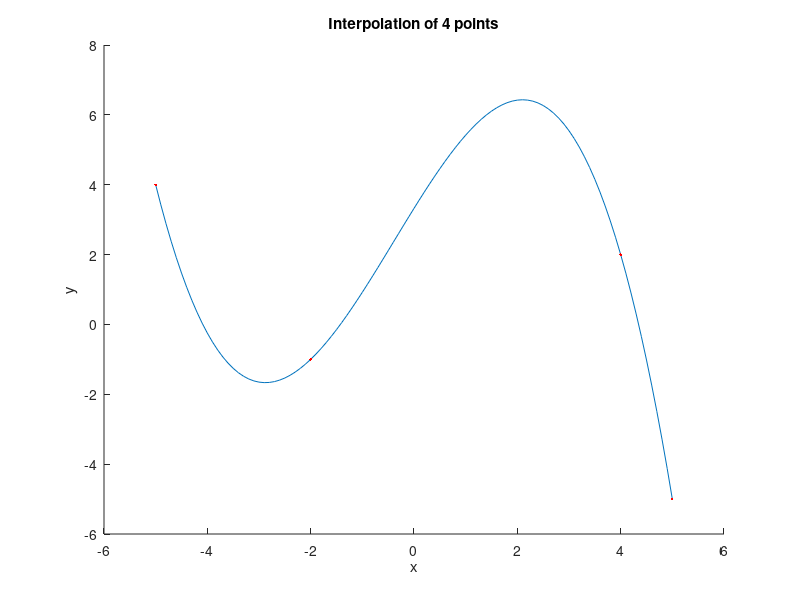

Here is the MATLAB script that generated this plot:
% PreLab 5
% Aero 300
% Liam Hood

%Inputs
x0 = [ -5 -2 4 5 ] ; %x input data
y0 = [ 4 -1 2 -5 ] ; %y input data
interval =  -5 : .1 : 5  ; %interval of evaluation
n = 3 ; %degree of polynomial to be evaluated

%Find best fit polynomial
pc = polyfit( x0 , y0 , n )  ; %Find coeffecients
p = @(x) pc(1)*(x.^3) + pc(2)*(x.^2) + pc(3)*x + pc(4) ; %Creating polynomial function

%Plotting
hold on
plot( interval , p(interval) ) %Plots interpolation function
plot( x0 , y0 , 'r.' ) %Plots original data points as red dots
title( 'Interpolation of 4 points' ) %Titles plot
xlabel( 'x' ) %labels x axis
ylabel( 'y' ) %labels y axis


disp( 'Polyfit uses QR factorization. This is order n^3 while Newtons divided difference is order n^2' )